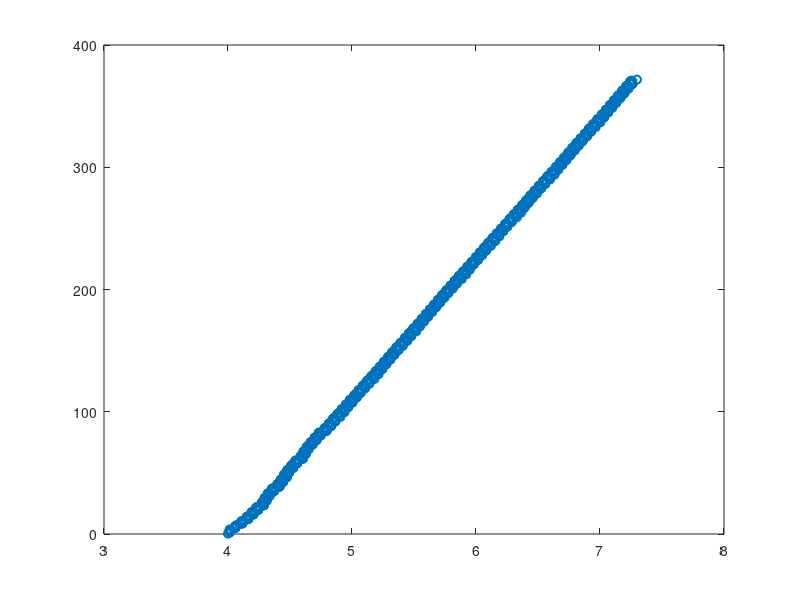

Here is the MATLAB script that generated this plot:
load('RESULTS.mat')

t = linspace(t_Save(1),t_Save(end),length(t_Save))';
x123 = interp1(t_Save,x123_Save,t,'spline');
q = interp1(t_Save,sum(q_Save,2),t,'nearest');
q = [q,q,q];

output = [t,q,x123];
save('TrimerData.txt','output','-ascii','-double','-tabs');

% for i = 1:size(x123,1)
%     draw(reshape(x123(i,:),3,part.Np), q(i,:), param);
%     pause(0.01);
% end

x = mean(x123(:,1),2);
plot(x,t,'-o') 
